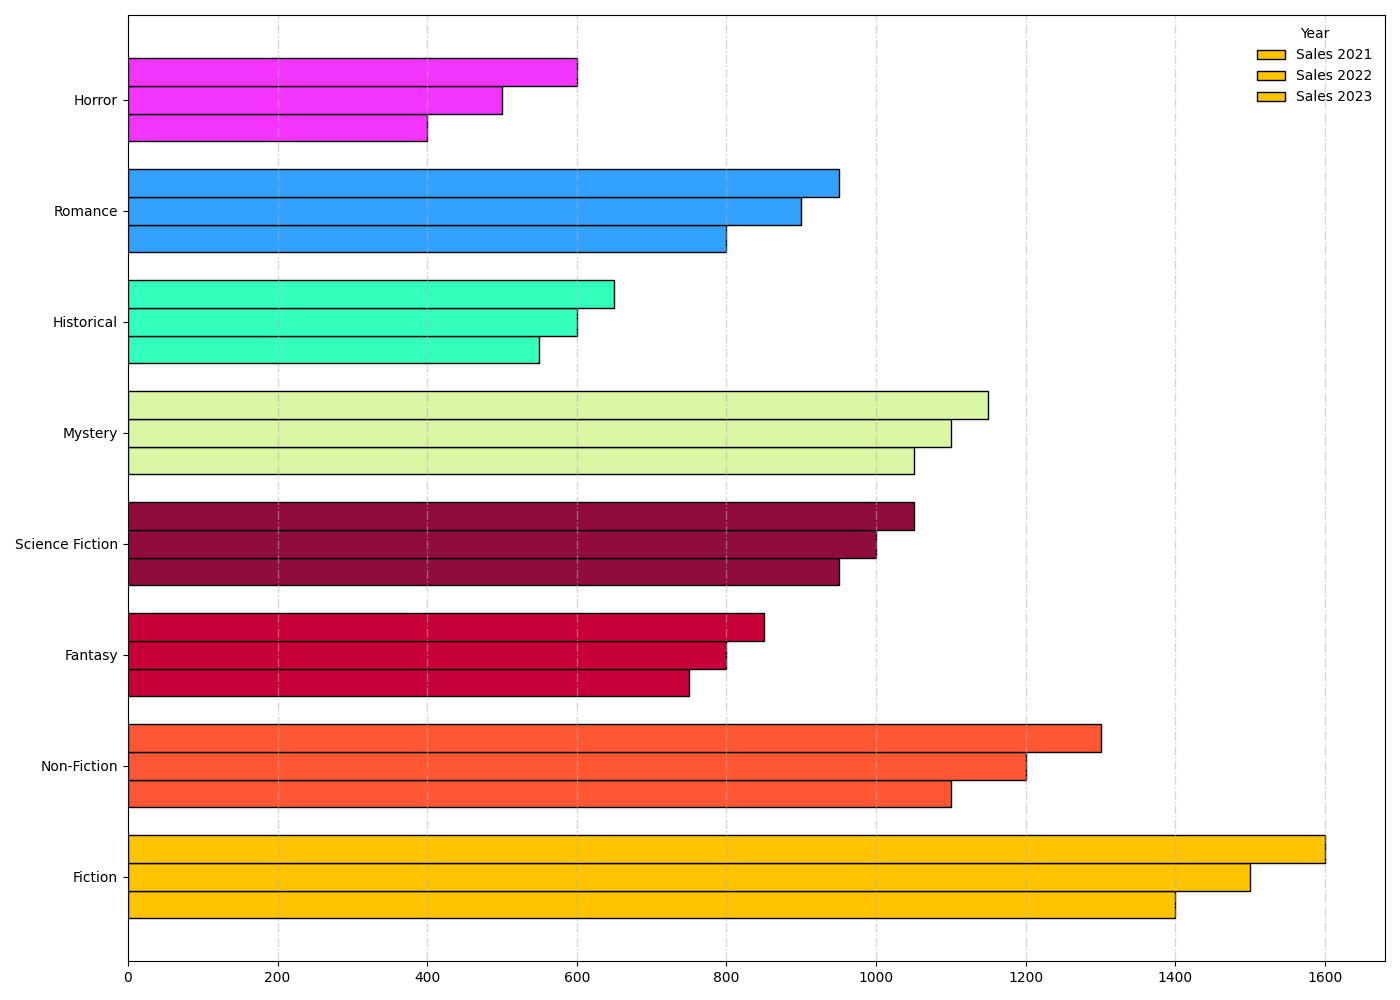

Source code (Python):
import matplotlib.pyplot as plt
import numpy as np

years = [2021, 2022, 2023]
genres = [
    'Fiction', 'Non-Fiction', 'Fantasy', 'Science Fiction', 
    'Mystery', 'Historical', 'Romance', 'Horror'
]
sales_data = {
    2021: [1400, 1100, 750, 950, 1050, 550, 800, 400],
    2022: [1500, 1200, 800, 1000, 1100, 600, 900, 500],
    2023: [1600, 1300, 850, 1050, 1150, 650, 950, 600]
}

colors = ['#FFC300', '#FF5733', '#C70039', '#900C3F', '#DAF7A6', '#33FFBD', '#33A1FF', '#F333FF']

fig, ax = plt.subplots(figsize=(14, 10))
height = 0.25
y = np.arange(len(genres))

for i, year in enumerate(years):
    sales = sales_data[year]
    ax.barh(y + i*height, sales, height=height, color=colors, edgecolor='black')

ax.set_yticks(y + height)
ax.set_yticklabels(genres)

ax.xaxis.grid(True, linestyle='-.', linewidth=1.0, alpha=0.5)
ax.legend([f'Sales {year}' for year in years], title="Year", loc='upper right', frameon=False)
plt.tight_layout()
plt.show()
